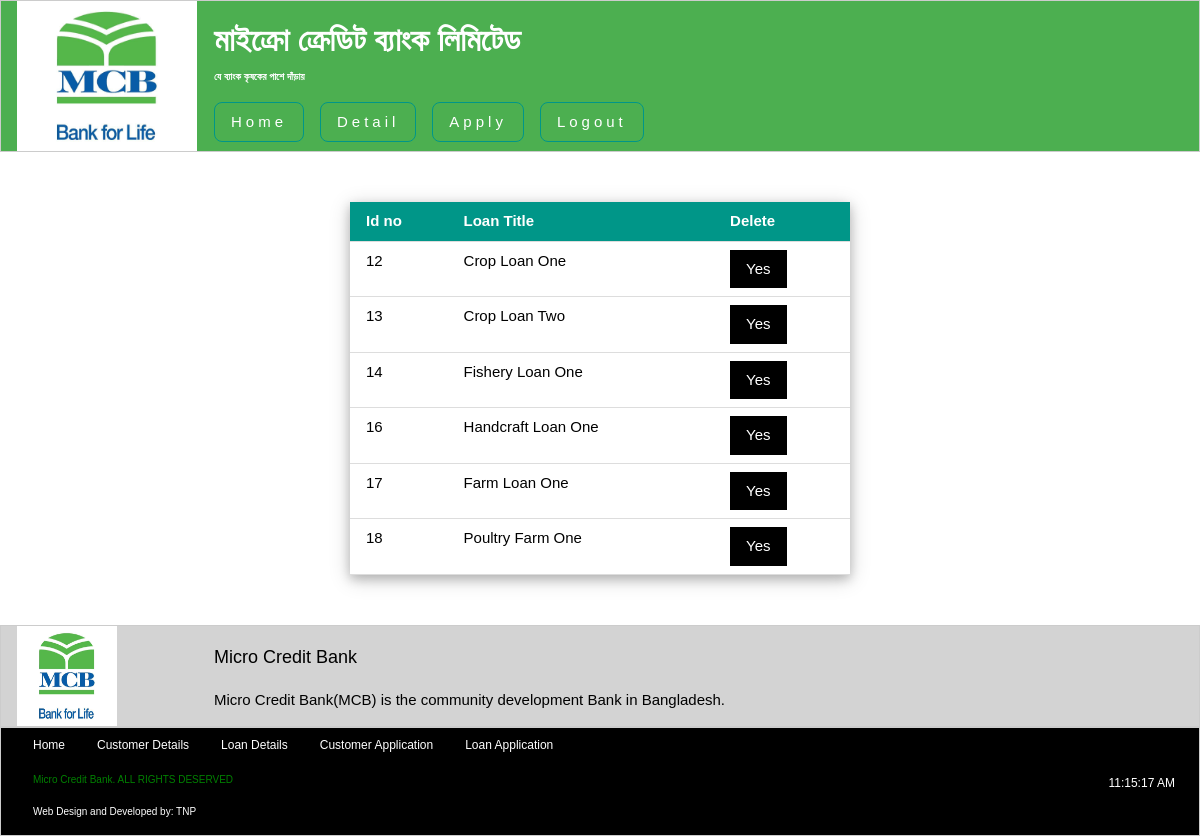
The page /loan_detail.php on the database as committed earlier.
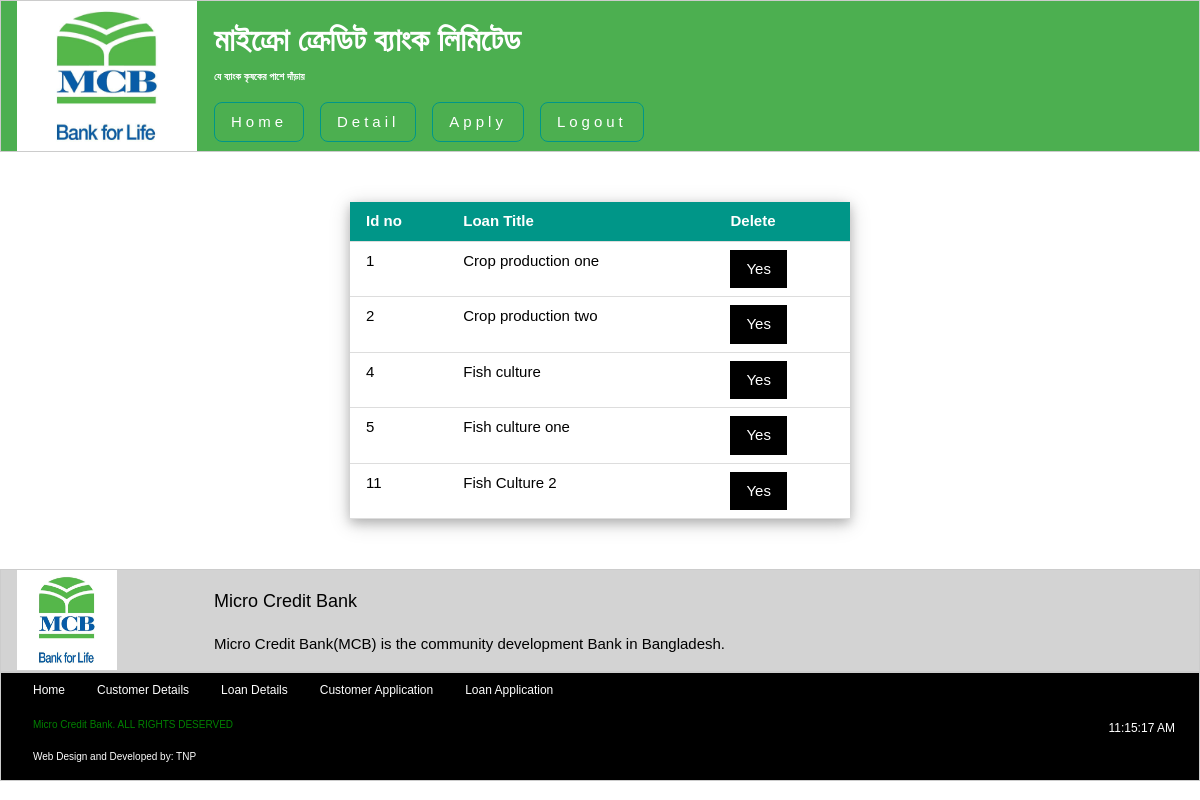
The same page on the database as committed later.
### tables this page shows
CREATE TABLE IF NOT EXISTS `loan_category` (
`category_id` int(11) NOT NULL,
  `loan_type` varchar(255) NOT NULL,
  `loan_amount` int(11) NOT NULL,
  `total_paid` int(11) NOT NULL,
  `validity` varchar(255) NOT NULL,
  `interest` int(11) NOT NULL
);

### loan_detail.php (the view, shortened to what this page needs)
<div class="w3-container" style="min-height:295px;height:auto;">
<?php
	$sql = "SELECT * FROM loan_category";
	$result = mysql_query($sql);
	if($result)
	{
		if(mysql_num_rows($result))
		{?>
			<table class="w3-table w3-container w3-hoverable w3-bordered w3-middle w3-card-4" style="max-width:500px;width:50%;margin-top:50px; margin-bottom: 50px; font-family: Arial; ">
					<thead>
						<tr class="w3-teal">
							<th> Id no </th>
							<th> Loan Title </th>
							<th> Delete </th>
						</tr>
					</thead>
		<?php
			while($row = mysql_fetch_assoc($result))
			{
				?>
					<tr>
						<td> <?php echo $row['category_id']; ?> </td>
						<td> <?php echo $row['loan_type']; ?> </td>
						<td> <a href="loan_delete.php?id=<?php echo $row['category_id']; ?>"> <button class="w3-button w3-black" onclick="remove_note()">Yes</button></a> </td>
					</tr>
		<?php
			}
		?>
			</table>
	<?php
		}
	}
?>
</div>

Rows that differ between the two databases and show on the page:
removed loan_category: category_id "12", loan_type "Crop Loan One"
removed loan_category: category_id "13", loan_type "Crop Loan Two"
removed loan_category: category_id "14", loan_type "Fishery Loan One"
removed loan_category: category_id "16", loan_type "Handcraft Loan One"
removed loan_category: category_id "17", loan_type "Farm Loan One"
removed loan_category: category_id "18", loan_type "Poultry Farm One"
added loan_category: category_id "1", loan_type "Crop production one"
added loan_category: category_id "2", loan_type "Crop production two"
added loan_category: category_id "4", loan_type "Fish culture"
added loan_category: category_id "5", loan_type "Fish culture one"
added loan_category: category_id "11", loan_type "Fish Culture 2"
